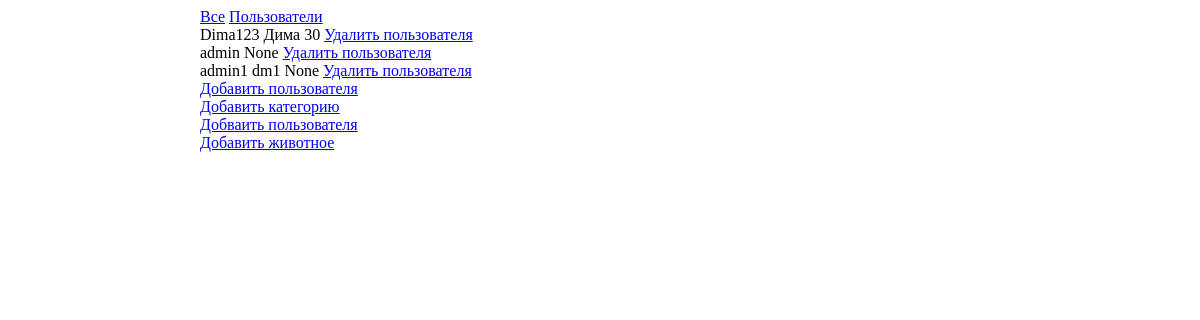
/adminapp/show_users/, run on an earlier commit of the app's database.
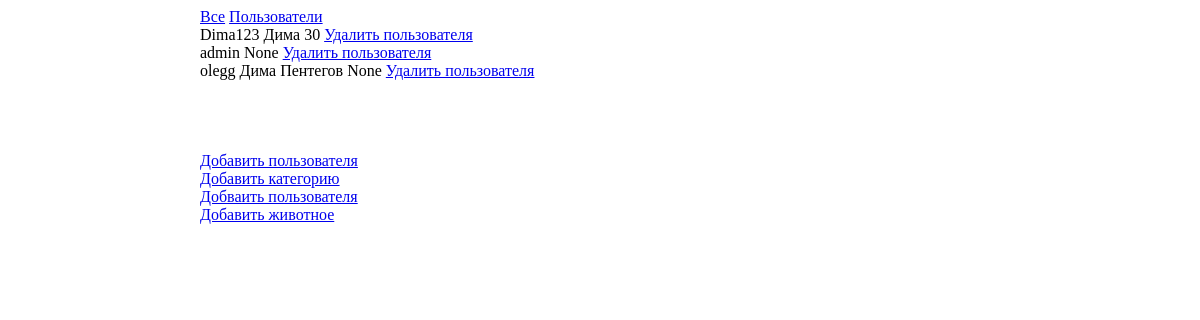
And on a later commit of the database.
### authapp/models.py (models this page shows, shortened)
class User(AbstractUser):
    avatar = models.ImageField(upload_to="personal_avatar", blank=True, verbose_name="Фотография")
    age = models.PositiveSmallIntegerField(null=True, blank=True, verbose_name="Возраст")
    address = models.CharField(max_length=150, blank=True, verbose_name="Адрес")
    is_active = models.BooleanField(verbose_name='Заблокировани/не заблокировани', default=True)

### adminapp/views.py (the view)
# urls.py: path('show_users/', show_users, name='show_users'),
def show_users(request):
    users = User.objects.all().order_by('-is_active', 'username')
    context = {
        'users': users,
    }
    return render(request, 'adminapp/show_users.html', context)

### adminapp/templates/adminapp/show_users.html (shortened to what this page needs)
{% extends 'adminapp/base.html' %}
{% block content %}
    {% for user in users %}
    {%if user.is_active%}
        {{user.username}}
        {{user.first_name}}
        {{user.age}}
        <a href="{% url 'adminapp:delete_user' user.pk %}">Удалить пользователя</a>
{% endif %}
    <br>
    {% endfor %}
<a href="{% url 'adminapp:add_user' %}">Добавить пользователя</a>
{% endblock content %}

What changed in the data, as far as the page shows it:
no longer on this page (row edited): User: username "admin1", first_name "dm1", age "None"
added User: username "olegg", first_name "Дима Пентегов", age "None"
